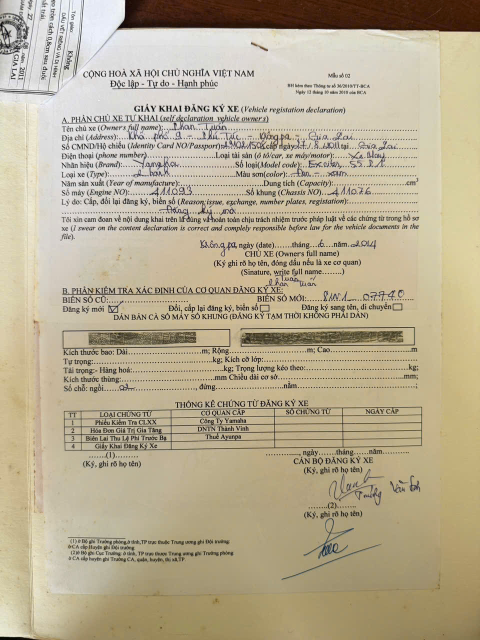
#> input picture input.jpg, 960 x 1280 px (shown at 1/2 size)
$ python demo6.py   (older library calls are emulated)
#> lines starting #> are read from the running program, lines starting #| are printed output that depends on the picture; after the words box and inside, x2 and y2 are one past the last pixel; in counts of white or black regions, pixels touching at a corner belong together
import cv2
import numpy as np
import os


# =========================
# Utility: sort 4 points
# =========================
def order_points(pts):
    rect = np.zeros((4, 2), dtype="float32")
    s = pts.sum(axis=1)
    diff = np.diff(pts, axis=1)

    rect[0] = pts[np.argmin(s)]      # top-left
    rect[2] = pts[np.argmax(s)]      # bottom-right
    rect[1] = pts[np.argmin(diff)]   # top-right
    rect[3] = pts[np.argmax(diff)]   # bottom-left
    return rect


# =========================
# Perspective transform
# =========================
def four_point_transform(image, pts):

    rect = order_points(pts)
    (tl, tr, br, bl) = rect

    widthA = np.linalg.norm(br - bl)
    widthB = np.linalg.norm(tr - tl)
    width = int(max(widthA, widthB))

    heightA = np.linalg.norm(tr - br)
    heightB = np.linalg.norm(tl - bl)
    height = int(max(heightA, heightB))

    dst = np.array([
        [0, 0],
        [width - 1, 0],
        [width - 1, height - 1],
        [0, height - 1]
    ], dtype="float32")

    M = cv2.getPerspectiveTransform(rect, dst)
    warped = cv2.warpPerspective(image, M, (width, height))

    return warped


# =========================
# Main pipeline - VERSION 8
# =========================
def process(image_path):

#> called with image_path = 'input.jpg'
    os.makedirs("debug", exist_ok=True)

    original = cv2.imread(image_path)
#> original is the input picture: shape (1280, 960, 3); mean B, G, R 146.1, 172.4, 183.8
    if original is None:
        raise Exception("Không đọc được ảnh")

    # Resize
    scale_height = 1200
    ratio = original.shape[0] / scale_height
#> ratio = 1.07
    image = cv2.resize(
        original,
        (int(original.shape[1] / ratio), scale_height)
    )

    gray = cv2.cvtColor(image, cv2.COLOR_BGR2GRAY)
    cv2.imwrite("debug/1_gray.jpg", gray)

    # Texture energy
    lap = cv2.Laplacian(gray, cv2.CV_64F)
    energy = np.abs(lap)

    energy_blur = cv2.GaussianBlur(energy, (31, 31), 0)
    energy_blur = cv2.normalize(
        energy_blur, None, 0, 255, cv2.NORM_MINMAX
    ).astype("uint8")

    cv2.imwrite("debug/2_energy_blur.jpg", energy_blur)

    # Adaptive threshold
    mask = cv2.adaptiveThreshold(
        energy_blur,
        255,
        cv2.ADAPTIVE_THRESH_GAUSSIAN_C,
        cv2.THRESH_BINARY,
        51,
        -10
    )
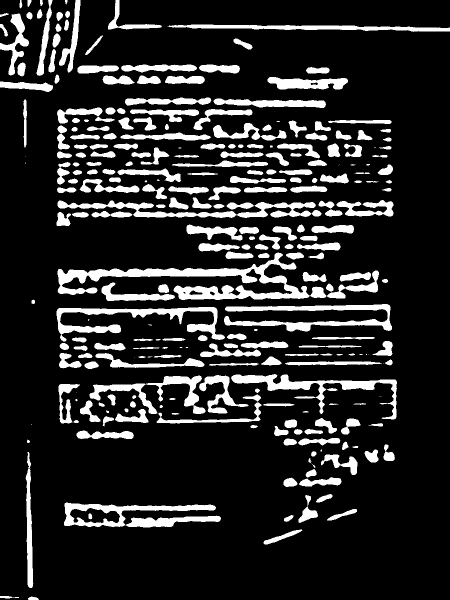
#> mask: shape (1200, 900) (shown at 1/2 size); 16% white; 282 white regions (31 under 20 px), largest, box (x1, y1, x2, y2) and area: (115, 505, 619, 600) 14090, (448, 608, 784, 663) 6665, (113, 614, 450, 683) 6608

    # Morph close
    kernel = cv2.getStructuringElement(
        cv2.MORPH_ELLIPSE, (15, 20)
    )
    mask = cv2.morphologyEx(mask, cv2.MORPH_CLOSE, kernel)
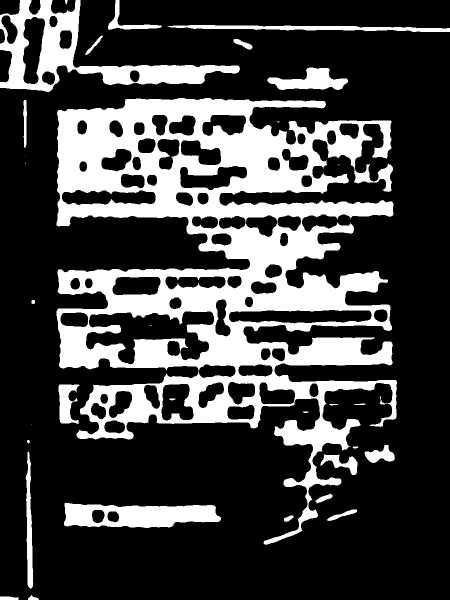
#> mask: shape (1200, 900) (shown at 1/2 size); 25.8% white; 33 white regions (7 under 20 px)

    cv2.imwrite("debug/3_mask.jpg", mask)

    # Find contours
    contours, _ = cv2.findContours(
        mask,
        cv2.RETR_EXTERNAL,
        cv2.CHAIN_APPROX_SIMPLE
    )
#> contours = 31 contours, 8 with area under 20; largest, box (x1, y1, x2, y2) and area: (113, 196, 794, 1090) 305926, (0, 0, 480, 184) 30027, (128, 1006, 442, 1056) 11780, (535, 135, 696, 180) 3760, (335, 50, 900, 64) 3554

    contour_img = image.copy()
    cv2.drawContours(contour_img, contours, -1, (0, 255, 0), 2)
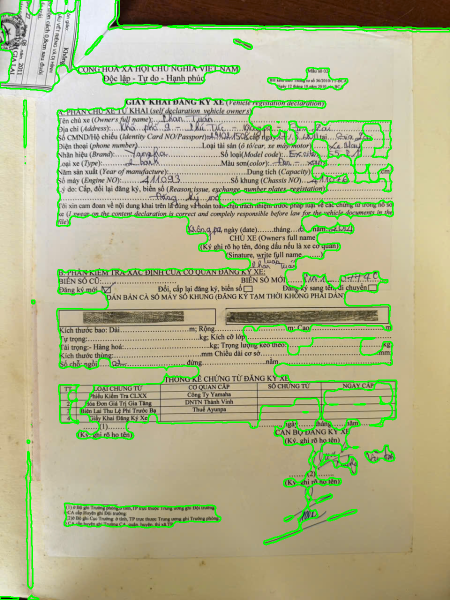
#> contour_img: shape (1200, 900, 3) (shown at 1/2 size); mean B, G, R 138.7, 176.6, 174.8
    cv2.imwrite("debug/4_all_contours.jpg", contour_img)

    if not contours:
        raise Exception("Không tìm thấy contour")

    # =========================
    # Geometry + Texture scoring
    # =========================
    candidates = []

    for c in contours:
        hull = cv2.convexHull(c)
        area = cv2.contourArea(hull)

        if area < 2000:
            continue

        # Texture density inside contour
        mask_single = np.zeros_like(gray)
        cv2.drawContours(mask_single, [hull], -1, 255, -1)

        mean_texture = cv2.mean(energy_blur, mask=mask_single)[0]

        # approx to check if near quadrilateral
        peri = cv2.arcLength(hull, True)
        approx = cv2.approxPolyDP(hull, 0.02 * peri, True)

        # If 4 edges → boost score
        if len(approx) == 4:
            score = area * mean_texture * 1.5
        else:
            score = area * mean_texture

        candidates.append((score, hull))
#> this loop made 31 passes
#> (area, mean_texture, peri, approx, score) on passes 5, 8, 17, 28, 29, 31: (13562, 91.6, 689.4, [[129, 1007], [424, 1010], [441, 1038], [133, 1052]], 1863448.1), (2794.5, 56.95, 553.3, [[56, 903], [61, 1177]], 159151.6), (3089.5, 84.37, 229.5, [[157, 769], [156, 847], [123, 846], [117, 772]], 390985.6), (4711, 41.28, 1135.6, [[335, 52], [899, 63]], 194450.3), (3570.5, 29.07, 275.5, [[216, 58], [231, 0], [323, 52]], 103786.5), (60950, 73.65, 1152.1, [[0, 30], [160, 0], [479, 138], [0, 175]], 6733816)
#> (area, mean_texture, peri, score) on passes 7, 24, 25: (2147, 71.19, 194.4, 152850.9), (518294.5, 79.42, 2731.8, 41163282.8), (5377, 85.32, 349.9, 458741.1)
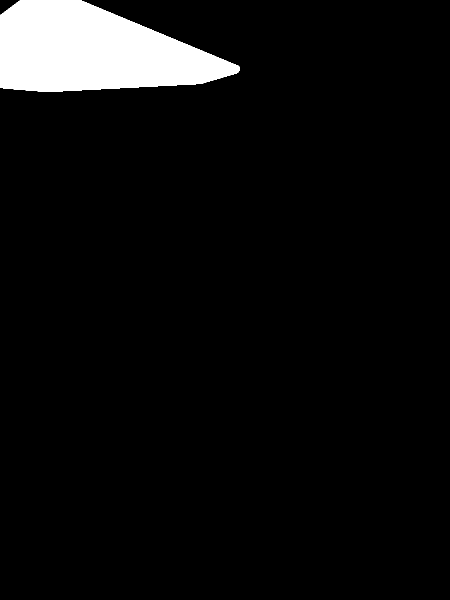
#> mask_single: shape (1200, 900) (shown at 1/2 size); 5.7% white; 1 white region, box (x1, y1, x2, y2) and area: (0, 0, 480, 184) 61501
#> after the loop, candidates = 9 items

    if not candidates:
        raise Exception("Không tìm được contour phù hợp")

    # Select best score
    candidates = sorted(candidates, key=lambda x: x[0], reverse=True)
    best_hull = candidates[0][1]
#> best_hull = contour of 31 points, box (x1, y1, x2, y2) (113, 196, 794, 1090), area 518294

    best_debug = image.copy()
    cv2.drawContours(best_debug, [best_hull], -1, (0, 0, 255), 3)
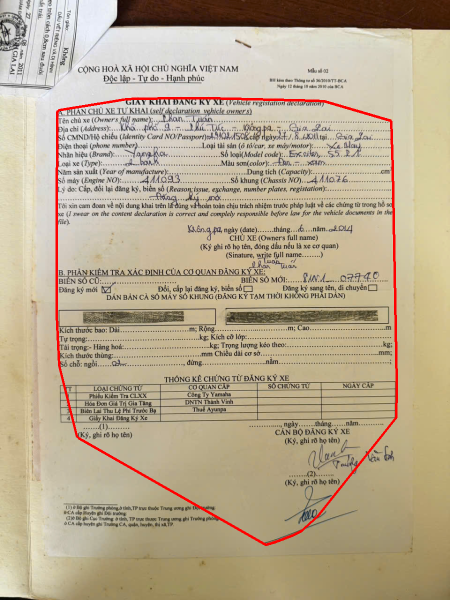
#> best_debug: shape (1200, 900, 3) (shown at 1/2 size); mean B, G, R 144, 170, 184.5
    cv2.imwrite("debug/5_best_hull.jpg", best_debug)

    # =========================
    # Final quad extraction
    # =========================
    peri = cv2.arcLength(best_hull, True)
#> peri = 2731.8
    approx = cv2.approxPolyDP(best_hull, 0.02 * peri, True)
#> approx = [[117, 220], [782, 242], [792, 834], [600, 1063], [154, 873]]

    if len(approx) == 4:
        quad = order_points(approx.reshape(4, 2))
        print("Using approx 4-point polygon")
    else:
        print("Fallback to minAreaRect")
        rect = cv2.minAreaRect(best_hull)
#> rect = ((452.4, 642.4), (678.4, 895), -0.674)
        box = cv2.boxPoints(rect)
#> box = [[118.4, 1093.9], [107.9, 198.9], [786.3, 190.9], [796.8, 1085.9]]
        quad = order_points(np.array(box, dtype="float32"))
#> in order_points, `s = pts.sum(axis=1)`: s = [1212.3, 306.8, 977.2, 1882.7]
#> in order_points, `diff = np.diff(pts, axis=1)`: diff = [975.4, 91.01, -595.3, 289.1]
#> quad = [[107.9, 198.9], [786.3, 190.9], [796.8, 1085.9], [118.4, 1093.9]]

    quad_debug = image.copy()
    for p in quad:
        cv2.circle(quad_debug, (int(p[0]), int(p[1])), 12, (0, 0, 255), -1)
#> this loop made 4 passes
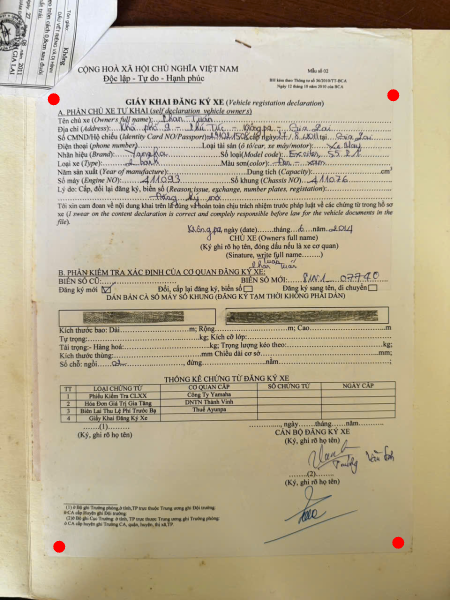
#> quad_debug: shape (1200, 900, 3) (shown at 1/2 size); mean B, G, R 145.8, 172.1, 183.8

    cv2.imwrite("debug/6_quad.jpg", quad_debug)

    # Warp
    quad *= ratio
#> quad = [[115.1, 212.2], [838.7, 203.7], [849.9, 1158.3], [126.3, 1166.8]]
    warped = four_point_transform(original, quad)
#> in four_point_transform, `rect = order_points(pts)`: rect has the same summary as quad in process
#> in four_point_transform, `(tl, tr, br, bl) = rect`: tl = [115.1, 212.2]; tr = [838.7, 203.7]; br = [849.9, 1158.3]; bl = [126.3, 1166.8]
#> in four_point_transform, `widthA = np.linalg.norm(br - bl)`: widthA = 723.6
#> in four_point_transform, `width = int(max(widthA, widthB))`: width = 723
#> in four_point_transform, `heightA = np.linalg.norm(tr - br)`: heightA = 954.7
#> in four_point_transform, `height = int(max(heightA, heightB))`: height = 954
#> in four_point_transform, `dst = np.array([ [0, 0], [width - 1, 0], [width - 1, height - 1], [0, ..`: dst = [[0, 0], [722, 0], [722, 953], [0, 953]]
#> in four_point_transform, `M = cv2.getPerspectiveTransform(rect, dst)`: M = [[0.998, -0.0117, -112.4], [0.0117, 0.998, -213.2], [-1.11e-10, -8.44e-12, 1]]
#> in four_point_transform, `warped = cv2.warpPerspective(image, M, (width, height))`:
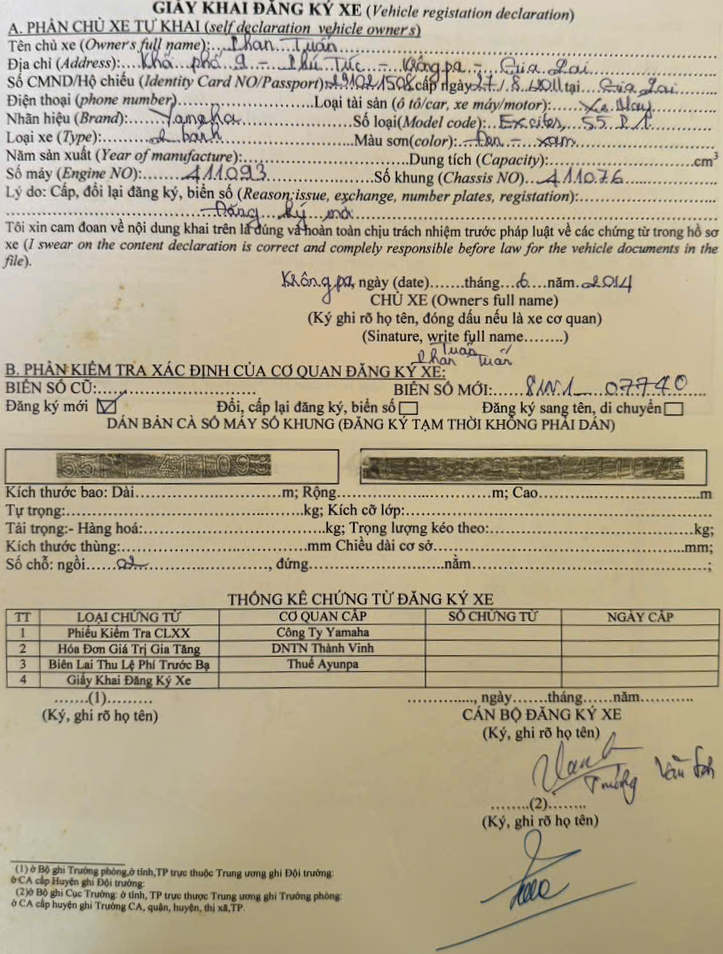
#> warped: shape (954, 723, 3); mean B, G, R 143.2, 168.8, 180.1

    cv2.imwrite("output.jpg", warped)

    print("Version 8 hoàn thành – kiểm tra thư mục debug/")


# RUN
if __name__ == "__main__":
    process("input.jpg")
